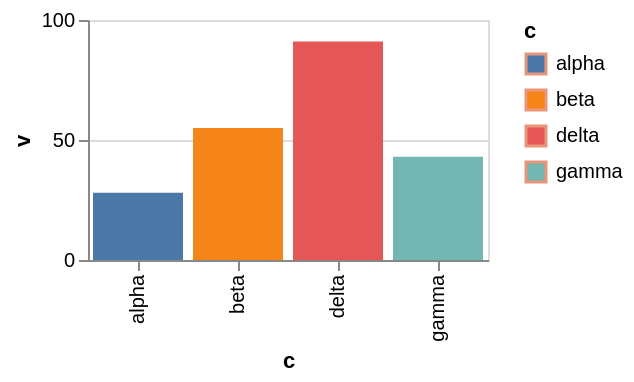

This figure's Vega-Lite source:
### Vega-Lite specification from a JSON file in a GitHub repository (floating-point values rounded to 4 significant figures)
{"$schema": "https://vega.github.io/schema/vega-lite/v6.json", "width": 200, "height": 120, "data": {"values": [{"c": "alpha", "v": 28, "w": 3, "t": "2024-01-07"}, {"c": "beta", "v": 55, "w": 7, "t": "2024-03-19"}, {"c": "gamma", "v": 43, "w": 5, "t": "2024-06-02"}, {"c": "delta", "v": 91, "w": 9, "t": "2024-09-11"}]}, "mark": "bar", "encoding": {"x": {"field": "c", "type": "nominal"}, "y": {"field": "v", "type": "quantitative"}, "color": {"field": "c", "type": "nominal"}}, "config": {"legend": {"symbolStrokeColor": "darksalmon"}}}
